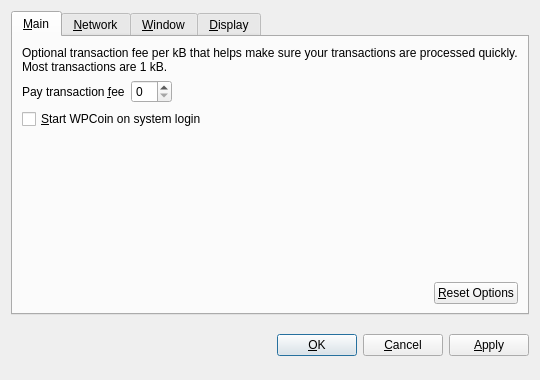
<?xml version="1.0" encoding="UTF-8"?>
<ui version="4.0">
 <class>OptionsDialog</class>
 <widget class="QDialog" name="OptionsDialog">
  <property name="geometry">
   <rect>
    <x>0</x>
    <y>0</y>
    <width>540</width>
    <height>380</height>
   </rect>
  </property>
  <property name="windowTitle">
   <string>Options</string>
  </property>
  <property name="modal">
   <bool>true</bool>
  </property>
  <layout class="QVBoxLayout" name="verticalLayout">
   <item>
    <widget class="QTabWidget" name="tabWidget">
     <property name="tabPosition">
      <enum>QTabWidget::North</enum>
     </property>
     <property name="currentIndex">
      <number>0</number>
     </property>
     <widget class="QWidget" name="tabMain">
      <attribute name="title">
       <string>&amp;Main</string>
      </attribute>
      <layout class="QVBoxLayout" name="verticalLayout_Main">
       <item>
        <widget class="QLabel" name="transactionFeeInfoLabel">
         <property name="text">
          <string>Optional transaction fee per kB that helps make sure your transactions are processed quickly. Most transactions are 1 kB.</string>
         </property>
         <property name="textFormat">
          <enum>Qt::PlainText</enum>
         </property>
         <property name="wordWrap">
          <bool>true</bool>
         </property>
        </widget>
       </item>
       <item>
        <layout class="QHBoxLayout" name="horizontalLayout_1_Main">
         <item>
          <widget class="QLabel" name="transactionFeeLabel">
           <property name="text">
            <string>Pay transaction &amp;fee</string>
           </property>
           <property name="textFormat">
            <enum>Qt::PlainText</enum>
           </property>
           <property name="buddy">
            <cstring>transactionFee</cstring>
           </property>
          </widget>
         </item>
         <item>
          <widget class="BitcoinAmountField" name="transactionFee"/>
         </item>
         <item>
          <spacer name="horizontalSpacer_1_Main">
           <property name="orientation">
            <enum>Qt::Horizontal</enum>
           </property>
           <property name="sizeHint" stdset="0">
            <size>
             <width>40</width>
             <height>20</height>
            </size>
           </property>
          </spacer>
         </item>
        </layout>
       </item>
       <item>
        <widget class="QCheckBox" name="bitcoinAtStartup">
         <property name="toolTip">
          <string>Automatically start WPCoin after logging in to the system.</string>
         </property>
         <property name="text">
          <string>&amp;Start WPCoin on system login</string>
         </property>
        </widget>
       </item>
       <item>
        <spacer name="verticalSpacer_Main">
         <property name="orientation">
          <enum>Qt::Vertical</enum>
         </property>
         <property name="sizeHint" stdset="0">
          <size>
           <width>20</width>
           <height>40</height>
          </size>
         </property>
        </spacer>
       </item>
       <item>
        <layout class="QHBoxLayout" name="horizontalLayout_2_Main">
         <item>
          <spacer name="horizontalSpacer_2_Main">
           <property name="orientation">
            <enum>Qt::Horizontal</enum>
           </property>
           <property name="sizeHint" stdset="0">
            <size>
             <width>40</width>
             <height>20</height>
            </size>
           </property>
          </spacer>
         </item>
         <item>
          <widget class="QPushButton" name="resetButton">
           <property name="toolTip">
            <string>Reset all client options to default.</string>
           </property>
           <property name="text">
            <string>&amp;Reset Options</string>
           </property>
           <property name="autoDefault">
            <bool>false</bool>
           </property>
          </widget>
         </item>
        </layout>
       </item>
      </layout>
     </widget>
     <widget class="QWidget" name="tabNetwork">
      <attribute name="title">
       <string>&amp;Network</string>
      </attribute>
      <layout class="QVBoxLayout" name="verticalLayout_Network">
       <item>
        <widget class="QCheckBox" name="mapPortUpnp">
         <property name="toolTip">
          <string>Automatically open the WPCoin client port on the router. This only works when your router supports UPnP and it is enabled.</string>
         </property>
         <property name="text">
          <string>Map port using &amp;UPnP</string>
         </property>
        </widget>
       </item>
       <item>
        <widget class="QCheckBox" name="connectSocks">
         <property name="toolTip">
          <string>Connect to the WPCoin network through a SOCKS proxy (e.g. when connecting through Tor).</string>
         </property>
         <property name="text">
          <string>&amp;Connect through SOCKS proxy:</string>
         </property>
        </widget>
       </item>
       <item>
        <layout class="QHBoxLayout" name="horizontalLayout_Network">
         <item>
          <widget class="QLabel" name="proxyIpLabel">
           <property name="text">
            <string>Proxy &amp;IP:</string>
           </property>
           <property name="textFormat">
            <enum>Qt::PlainText</enum>
           </property>
           <property name="buddy">
            <cstring>proxyIp</cstring>
           </property>
          </widget>
         </item>
         <item>
          <widget class="QValidatedLineEdit" name="proxyIp">
           <property name="maximumSize">
            <size>
             <width>140</width>
             <height>16777215</height>
            </size>
           </property>
           <property name="toolTip">
            <string>IP address of the proxy (e.g. 127.0.0.1)</string>
           </property>
          </widget>
         </item>
         <item>
          <widget class="QLabel" name="proxyPortLabel">
           <property name="text">
            <string>&amp;Port:</string>
           </property>
           <property name="textFormat">
            <enum>Qt::PlainText</enum>
           </property>
           <property name="buddy">
            <cstring>proxyPort</cstring>
           </property>
          </widget>
         </item>
         <item>
          <widget class="QLineEdit" name="proxyPort">
           <property name="maximumSize">
            <size>
             <width>55</width>
             <height>16777215</height>
            </size>
           </property>
           <property name="toolTip">
            <string>Port of the proxy (e.g. 9050)</string>
           </property>
          </widget>
         </item>
         <item>
          <widget class="QLabel" name="socksVersionLabel">
           <property name="text">
            <string>SOCKS &amp;Version:</string>
           </property>
           <property name="textFormat">
            <enum>Qt::PlainText</enum>
           </property>
           <property name="buddy">
            <cstring>socksVersion</cstring>
           </property>
          </widget>
         </item>
         <item>
          <widget class="QValueComboBox" name="socksVersion">
           <property name="toolTip">
            <string>SOCKS version of the proxy (e.g. 5)</string>
           </property>
          </widget>
         </item>
         <item>
          <spacer name="horizontalSpacer_Network">
           <property name="orientation">
            <enum>Qt::Horizontal</enum>
           </property>
           <property name="sizeHint" stdset="0">
            <size>
             <width>40</width>
             <height>20</height>
            </size>
           </property>
          </spacer>
         </item>
        </layout>
       </item>
       <item>
        <spacer name="verticalSpacer_Network">
         <property name="orientation">
          <enum>Qt::Vertical</enum>
         </property>
         <property name="sizeHint" stdset="0">
          <size>
           <width>20</width>
           <height>40</height>
          </size>
         </property>
        </spacer>
       </item>
      </layout>
     </widget>
     <widget class="QWidget" name="tabWindow">
      <attribute name="title">
       <string>&amp;Window</string>
      </attribute>
      <layout class="QVBoxLayout" name="verticalLayout_Window">
       <item>
        <widget class="QCheckBox" name="minimizeToTray">
         <property name="toolTip">
          <string>Show only a tray icon after minimizing the window.</string>
         </property>
         <property name="text">
          <string>&amp;Minimize to the tray instead of the taskbar</string>
         </property>
        </widget>
       </item>
       <item>
        <widget class="QCheckBox" name="minimizeOnClose">
         <property name="toolTip">
          <string>Minimize instead of exit the application when the window is closed. When this option is enabled, the application will be closed only after selecting Quit in the menu.</string>
         </property>
         <property name="text">
          <string>M&amp;inimize on close</string>
         </property>
        </widget>
       </item>
       <item>
        <spacer name="verticalSpacer_Window">
         <property name="orientation">
          <enum>Qt::Vertical</enum>
         </property>
         <property name="sizeHint" stdset="0">
          <size>
           <width>20</width>
           <height>40</height>
          </size>
         </property>
        </spacer>
       </item>
      </layout>
     </widget>
     <widget class="QWidget" name="tabDisplay">
      <attribute name="title">
       <string>&amp;Display</string>
      </attribute>
      <layout class="QVBoxLayout" name="verticalLayout_Display">
       <item>
        <layout class="QHBoxLayout" name="horizontalLayout_1_Display">
         <item>
          <widget class="QLabel" name="langLabel">
           <property name="text">
            <string>User Interface &amp;language:</string>
           </property>
           <property name="textFormat">
            <enum>Qt::PlainText</enum>
           </property>
           <property name="buddy">
            <cstring>lang</cstring>
           </property>
          </widget>
         </item>
         <item>
          <widget class="QValueComboBox" name="lang">
           <property name="toolTip">
            <string>The user interface language can be set here. This setting will take effect after restarting WPCoin.</string>
           </property>
          </widget>
         </item>
        </layout>
       </item>
       <item>
        <layout class="QHBoxLayout" name="horizontalLayout_2_Display">
         <item>
          <widget class="QLabel" name="unitLabel">
           <property name="text">
            <string>&amp;Unit to show amounts in:</string>
           </property>
           <property name="textFormat">
            <enum>Qt::PlainText</enum>
           </property>
           <property name="buddy">
            <cstring>unit</cstring>
           </property>
          </widget>
         </item>
         <item>
          <widget class="QValueComboBox" name="unit">
           <property name="toolTip">
            <string>Choose the default subdivision unit to show in the interface and when sending coins.</string>
           </property>
          </widget>
         </item>
        </layout>
       </item>
       <item>
        <widget class="QCheckBox" name="displayAddresses">
         <property name="toolTip">
          <string>Whether to show WPCoin addresses in the transaction list or not.</string>
         </property>
         <property name="text">
          <string>&amp;Display addresses in transaction list</string>
         </property>
        </widget>
       </item>
       <item>
        <widget class="QCheckBox" name="coinControlFeatures">
         <property name="toolTip">
          <string>Whether to show coin control features or not.</string>
         </property>
         <property name="text">
          <string>Display coin &amp;control features (experts only!)</string>
         </property>
        </widget>
       </item>
       <item>
        <spacer name="verticalSpacer_Display">
         <property name="orientation">
          <enum>Qt::Vertical</enum>
         </property>
         <property name="sizeHint" stdset="0">
          <size>
           <width>20</width>
           <height>40</height>
          </size>
         </property>
        </spacer>
       </item>
      </layout>
     </widget>
    </widget>
   </item>
   <item>
    <layout class="QHBoxLayout" name="horizontalLayout_Buttons">
     <item>
      <spacer name="horizontalSpacer_1">
       <property name="orientation">
        <enum>Qt::Horizontal</enum>
       </property>
       <property name="sizeHint" stdset="0">
        <size>
         <width>40</width>
         <height>48</height>
        </size>
       </property>
      </spacer>
     </item>
     <item>
      <widget class="QLabel" name="statusLabel">
       <property name="font">
        <font>
         <weight>75</weight>
         <bold>true</bold>
        </font>
       </property>
       <property name="text">
        <string/>
       </property>
       <property name="textFormat">
        <enum>Qt::PlainText</enum>
       </property>
       <property name="wordWrap">
        <bool>true</bool>
       </property>
      </widget>
     </item>
     <item>
      <spacer name="horizontalSpacer_2">
       <property name="orientation">
        <enum>Qt::Horizontal</enum>
       </property>
       <property name="sizeHint" stdset="0">
        <size>
         <width>40</width>
         <height>48</height>
        </size>
       </property>
      </spacer>
     </item>
     <item>
      <widget class="QPushButton" name="okButton">
       <property name="text">
        <string>&amp;OK</string>
       </property>
      </widget>
     </item>
     <item>
      <widget class="QPushButton" name="cancelButton">
       <property name="text">
        <string>&amp;Cancel</string>
       </property>
       <property name="autoDefault">
        <bool>false</bool>
       </property>
      </widget>
     </item>
     <item>
      <widget class="QPushButton" name="applyButton">
       <property name="text">
        <string>&amp;Apply</string>
       </property>
       <property name="autoDefault">
        <bool>false</bool>
       </property>
      </widget>
     </item>
    </layout>
   </item>
  </layout>
 </widget>
 <customwidgets>
  <customwidget>
   <class>BitcoinAmountField</class>
   <extends>QSpinBox</extends>
   <header>bitcoinamountfield.h</header>
  </customwidget>
  <customwidget>
   <class>QValueComboBox</class>
   <extends>QComboBox</extends>
   <header>qvaluecombobox.h</header>
  </customwidget>
  <customwidget>
   <class>QValidatedLineEdit</class>
   <extends>QLineEdit</extends>
   <header>qvalidatedlineedit.h</header>
  </customwidget>
 </customwidgets>
 <resources/>
 <connections/>
</ui>
